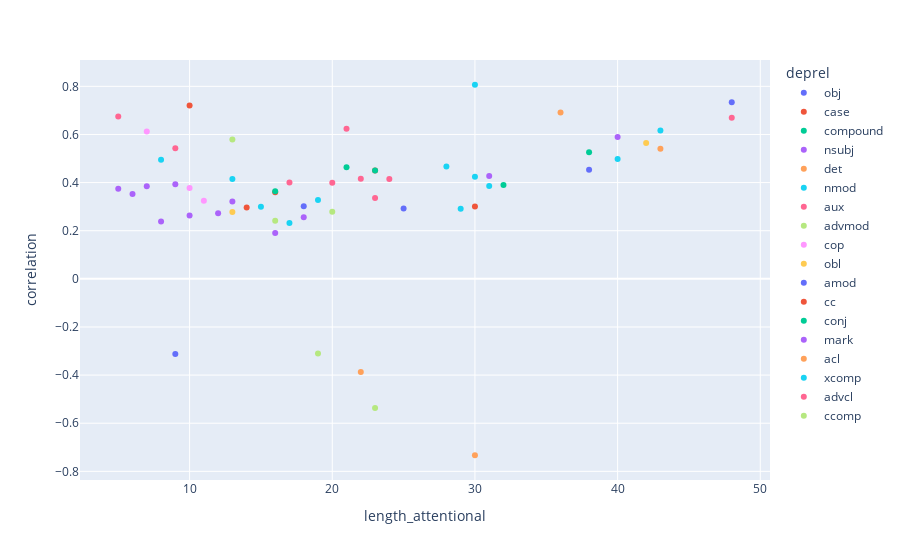

The notebook cell saved with this chart:
### Code cell
fig = px.scatter(df_spearman
        , x="length_attentional"
        , y="correlation"
        , color="deprel"
        , hover_data=["deprel", "pvalue", "size"])
fig.show()
# fig.write_html("../images/universal-dependencies/UD_EWT_spearman_correlation_linguistics_vs_attentional_by_length.html")

### Figure 1 — Plotly figure (JSON) as saved in the notebook; plotly's stock layout.template omitted (floating-point values rounded to 4 significant figures)
{"data": [{"customdata": [["obj", 0.04179, 43], ["obj", 0.0486, 46]], "hovertemplate": "deprel=%{customdata[0]}<br>length_attentional=%{x}<br>correlation=%{y}<br>pvalue=%{customdata[1]}<br>size=%{customdata[2]}<extra></extra>", "legendgroup": "obj", "marker": {"color": "#636efa", "symbol": "circle"}, "mode": "markers", "name": "obj", "orientation": "v", "showlegend": true, "type": "scatter", "x": [9, 25], "xaxis": "x", "y": [-0.3118, 0.2924], "yaxis": "y"}, {"customdata": [["case", 0.009909, 75], ["case", 0.04228, 46]], "hovertemplate": "deprel=%{customdata[0]}<br>length_attentional=%{x}<br>correlation=%{y}<br>pvalue=%{customdata[1]}<br>size=%{customdata[2]}<extra></extra>", "legendgroup": "case", "marker": {"color": "#EF553B", "symbol": "circle"}, "mode": "markers", "name": "case", "orientation": "v", "showlegend": true, "type": "scatter", "x": [14, 30], "xaxis": "x", "y": [0.2961, 0.3007], "yaxis": "y"}, {"customdata": [["compound", 0.01298, 28]], "hovertemplate": "deprel=%{customdata[0]}<br>length_attentional=%{x}<br>correlation=%{y}<br>pvalue=%{customdata[1]}<br>size=%{customdata[2]}<extra></extra>", "legendgroup": "compound", "marker": {"color": "#00cc96", "symbol": "circle"}, "mode": "markers", "name": "compound", "orientation": "v", "showlegend": true, "type": "scatter", "x": [21], "xaxis": "x", "y": [0.4635], "yaxis": "y"}, {"customdata": [["nsubj", 0.007977, 49], ["nsubj", 0.002218, 73], ["nsubj", 0.0003523, 82], ["nsubj", 0.01336, 107], ["nsubj", 5.628e-05, 99], ["nsubj", 0.002321, 132], ["nsubj", 0.001565, 132], ["nsubj", 0.001425, 96], ["nsubj", 0.0362, 121], ["nsubj", 0.01169, 96], ["nsubj", 0.002442, 24]], "hovertemplate": "deprel=%{customdata[0]}<br>length_attentional=%{x}<br>correlation=%{y}<br>pvalue=%{customdata[1]}<br>size=%{customdata[2]}<extra></extra>", "legendgroup": "nsubj", "marker": {"color": "#ab63fa", "symbol": "circle"}, "mode": "markers", "name": "nsubj", "orientation": "v", "showlegend": true, "type": "scatter", "x": [5, 6, 7, 8, 9, 10, 12, 13, 16, 18, 40], "xaxis": "x", "y": [0.3748, 0.3526, 0.3852, 0.2385, 0.3934, 0.2629, 0.2726, 0.3211, 0.1907, 0.2564, 0.5893], "yaxis": "y"}, {"customdata": [["det", 0.0005254, 21], ["det", 0.02515, 17]], "hovertemplate": "deprel=%{customdata[0]}<br>length_attentional=%{x}<br>correlation=%{y}<br>pvalue=%{customdata[1]}<br>size=%{customdata[2]}<extra></extra>", "legendgroup": "det", "marker": {"color": "#FFA15A", "symbol": "circle"}, "mode": "markers", "name": "det", "orientation": "v", "showlegend": true, "type": "scatter", "x": [36, 43], "xaxis": "x", "y": [0.6909, 0.5403], "yaxis": "y"}, {"customdata": [["nmod", 0.01024, 26], ["nmod", 0.00632, 42], ["nmod", 0.02217, 58], ["nmod", 0.04818, 73], ["nmod", 0.00715, 66], ["nmod", 0.005344, 34], ["nmod", 0.04721, 47], ["nmod", 0.005659, 41], ["nmod", 0.02679, 33], ["nmod", 0.02147, 21], ["nmod", 0.01432, 15]], "hovertemplate": "deprel=%{customdata[0]}<br>length_attentional=%{x}<br>correlation=%{y}<br>pvalue=%{customdata[1]}<br>size=%{customdata[2]}<extra></extra>", "legendgroup": "nmod", "marker": {"color": "#19d3f3", "symbol": "circle"}, "mode": "markers", "name": "nmod", "orientation": "v", "showlegend": true, "type": "scatter", "x": [8, 13, 15, 17, 19, 28, 29, 30, 31, 40, 43], "xaxis": "x", "y": [0.4944, 0.4147, 0.2999, 0.2321, 0.3281, 0.4672, 0.291, 0.4246, 0.3853, 0.4984, 0.6168], "yaxis": "y"}, {"customdata": [["aux", 0.0229, 11], ["aux", 6.85e-05, 48], ["aux", 0.02422, 45]], "hovertemplate": "deprel=%{customdata[0]}<br>length_attentional=%{x}<br>correlation=%{y}<br>pvalue=%{customdata[1]}<br>size=%{customdata[2]}<extra></extra>", "legendgroup": "aux", "marker": {"color": "#FF6692", "symbol": "circle"}, "mode": "markers", "name": "aux", "orientation": "v", "showlegend": true, "type": "scatter", "x": [5, 9, 23], "xaxis": "x", "y": [0.6742, 0.5423, 0.3356], "yaxis": "y"}, {"customdata": [["advmod", 0.04886, 67], ["advmod", 0.0177, 58], ["advmod", 0.02799, 62]], "hovertemplate": "deprel=%{customdata[0]}<br>length_attentional=%{x}<br>correlation=%{y}<br>pvalue=%{customdata[1]}<br>size=%{customdata[2]}<extra></extra>", "legendgroup": "advmod", "marker": {"color": "#B6E880", "symbol": "circle"}, "mode": "markers", "name": "advmod", "orientation": "v", "showlegend": true, "type": "scatter", "x": [16, 19, 20], "xaxis": "x", "y": [0.2416, -0.3105, 0.2792], "yaxis": "y"}, {"customdata": [["cop", 0.03427, 12], ["cop", 0.02546, 35], ["cop", 0.03614, 42]], "hovertemplate": "deprel=%{customdata[0]}<br>length_attentional=%{x}<br>correlation=%{y}<br>pvalue=%{customdata[1]}<br>size=%{customdata[2]}<extra></extra>", "legendgroup": "cop", "marker": {"color": "#FF97FF", "symbol": "circle"}, "mode": "markers", "name": "cop", "orientation": "v", "showlegend": true, "type": "scatter", "x": [7, 10, 11], "xaxis": "x", "y": [0.6124, 0.3773, 0.3243], "yaxis": "y"}, {"customdata": [["obl", 0.03294, 59], ["obl", 0.04453, 13]], "hovertemplate": "deprel=%{customdata[0]}<br>length_attentional=%{x}<br>correlation=%{y}<br>pvalue=%{customdata[1]}<br>size=%{customdata[2]}<extra></extra>", "legendgroup": "obl", "marker": {"color": "#FECB52", "symbol": "circle"}, "mode": "markers", "name": "obl", "orientation": "v", "showlegend": true, "type": "scatter", "x": [13, 42], "xaxis": "x", "y": [0.2781, 0.5643], "yaxis": "y"}, {"customdata": [["amod", 0.03531, 49], ["amod", 0.03877, 21], ["amod", 0.006538, 12]], "hovertemplate": "deprel=%{customdata[0]}<br>length_attentional=%{x}<br>correlation=%{y}<br>pvalue=%{customdata[1]}<br>size=%{customdata[2]}<extra></extra>", "legendgroup": "amod", "marker": {"color": "#636efa", "symbol": "circle"}, "mode": "markers", "name": "amod", "orientation": "v", "showlegend": true, "type": "scatter", "x": [18, 38, 48], "xaxis": "x", "y": [0.3014, 0.4539, 0.7343], "yaxis": "y"}, {"customdata": [["cc", 0.003655, 14], ["cc", 0.0394, 33], ["cc", 0.002792, 42]], "hovertemplate": "deprel=%{customdata[0]}<br>length_attentional=%{x}<br>correlation=%{y}<br>pvalue=%{customdata[1]}<br>size=%{customdata[2]}<extra></extra>", "legendgroup": "cc", "marker": {"color": "#EF553B", "symbol": "circle"}, "mode": "markers", "name": "cc", "orientation": "v", "showlegend": true, "type": "scatter", "x": [10, 16, 23], "xaxis": "x", "y": [0.7204, 0.3603, 0.45], "yaxis": "y"}, {"customdata": [["conj", 0.03454, 34], ["conj", 0.001503, 47], ["conj", 0.03655, 29], ["conj", 0.01711, 20]], "hovertemplate": "deprel=%{customdata[0]}<br>length_attentional=%{x}<br>correlation=%{y}<br>pvalue=%{customdata[1]}<br>size=%{customdata[2]}<extra></extra>", "legendgroup": "conj", "marker": {"color": "#00cc96", "symbol": "circle"}, "mode": "markers", "name": "conj", "orientation": "v", "showlegend": true, "type": "scatter", "x": [16, 23, 32, 38], "xaxis": "x", "y": [0.3636, 0.4501, 0.3899, 0.5264], "yaxis": "y"}, {"customdata": [["mark", 0.03711, 24]], "hovertemplate": "deprel=%{customdata[0]}<br>length_attentional=%{x}<br>correlation=%{y}<br>pvalue=%{customdata[1]}<br>size=%{customdata[2]}<extra></extra>", "legendgroup": "mark", "marker": {"color": "#ab63fa", "symbol": "circle"}, "mode": "markers", "name": "mark", "orientation": "v", "showlegend": true, "type": "scatter", "x": [31], "xaxis": "x", "y": [0.4277], "yaxis": "y"}, {"customdata": [["acl", 0.03127, 31], ["acl", 0.0002359, 20]], "hovertemplate": "deprel=%{customdata[0]}<br>length_attentional=%{x}<br>correlation=%{y}<br>pvalue=%{customdata[1]}<br>size=%{customdata[2]}<extra></extra>", "legendgroup": "acl", "marker": {"color": "#FFA15A", "symbol": "circle"}, "mode": "markers", "name": "acl", "orientation": "v", "showlegend": true, "type": "scatter", "x": [22, 30], "xaxis": "x", "y": [-0.3875, -0.7331], "yaxis": "y"}, {"customdata": [["xcomp", 0.0008642, 13]], "hovertemplate": "deprel=%{customdata[0]}<br>length_attentional=%{x}<br>correlation=%{y}<br>pvalue=%{customdata[1]}<br>size=%{customdata[2]}<extra></extra>", "legendgroup": "xcomp", "marker": {"color": "#19d3f3", "symbol": "circle"}, "mode": "markers", "name": "xcomp", "orientation": "v", "showlegend": true, "type": "scatter", "x": [30], "xaxis": "x", "y": [0.8066], "yaxis": "y"}, {"customdata": [["advcl", 0.02572, 31], ["advcl", 0.04799, 25], ["advcl", 0.0001367, 32], ["advcl", 0.01794, 32], ["advcl", 0.03122, 27], ["advcl", 0.02416, 11]], "hovertemplate": "deprel=%{customdata[0]}<br>length_attentional=%{x}<br>correlation=%{y}<br>pvalue=%{customdata[1]}<br>size=%{customdata[2]}<extra></extra>", "legendgroup": "advcl", "marker": {"color": "#FF6692", "symbol": "circle"}, "mode": "markers", "name": "advcl", "orientation": "v", "showlegend": true, "type": "scatter", "x": [17, 20, 21, 22, 24, 48], "xaxis": "x", "y": [0.4001, 0.3993, 0.6237, 0.4158, 0.4153, 0.6698], "yaxis": "y"}, {"customdata": [["ccomp", 0.03808, 13], ["ccomp", 0.03932, 15]], "hovertemplate": "deprel=%{customdata[0]}<br>length_attentional=%{x}<br>correlation=%{y}<br>pvalue=%{customdata[1]}<br>size=%{customdata[2]}<extra></extra>", "legendgroup": "ccomp", "marker": {"color": "#B6E880", "symbol": "circle"}, "mode": "markers", "name": "ccomp", "orientation": "v", "showlegend": true, "type": "scatter", "x": [13, 23], "xaxis": "x", "y": [0.5791, -0.5363], "yaxis": "y"}], "layout": {"legend": {"title": {"text": "deprel"}, "tracegroupgap": 0}, "margin": {"t": 60}, "xaxis": {"anchor": "y", "domain": [0, 1], "title": {"text": "length_attentional"}}, "yaxis": {"anchor": "x", "domain": [0, 1], "title": {"text": "correlation"}}}}
